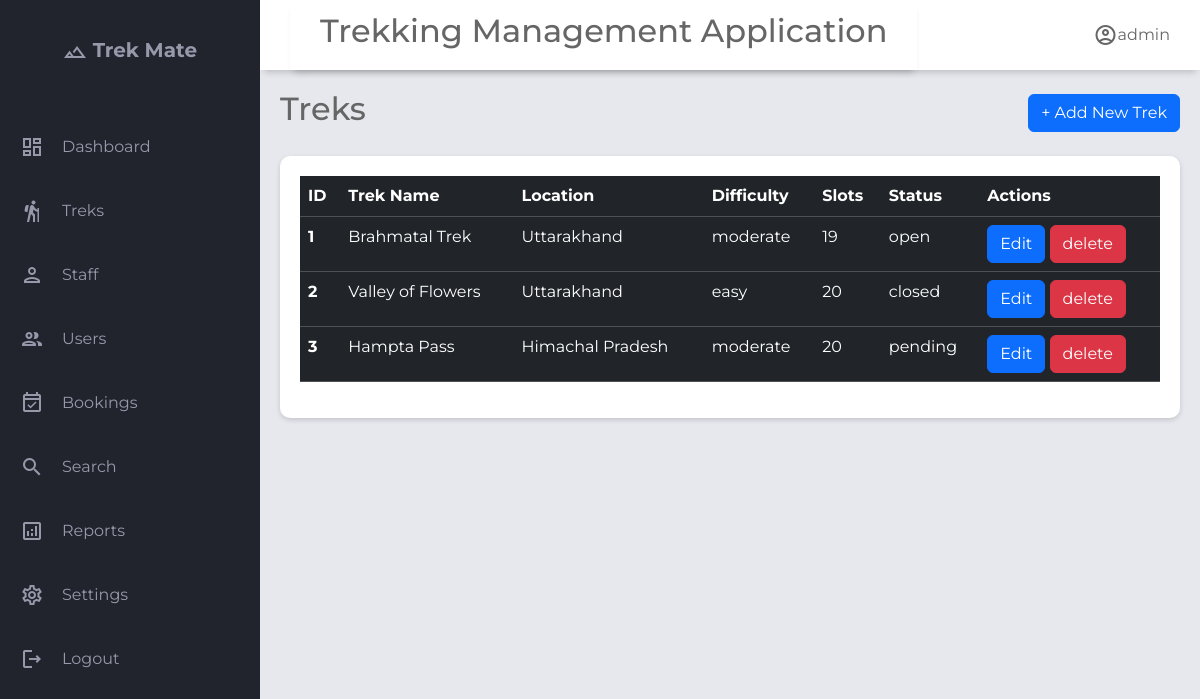
Before: /admin/treks with the older database file.
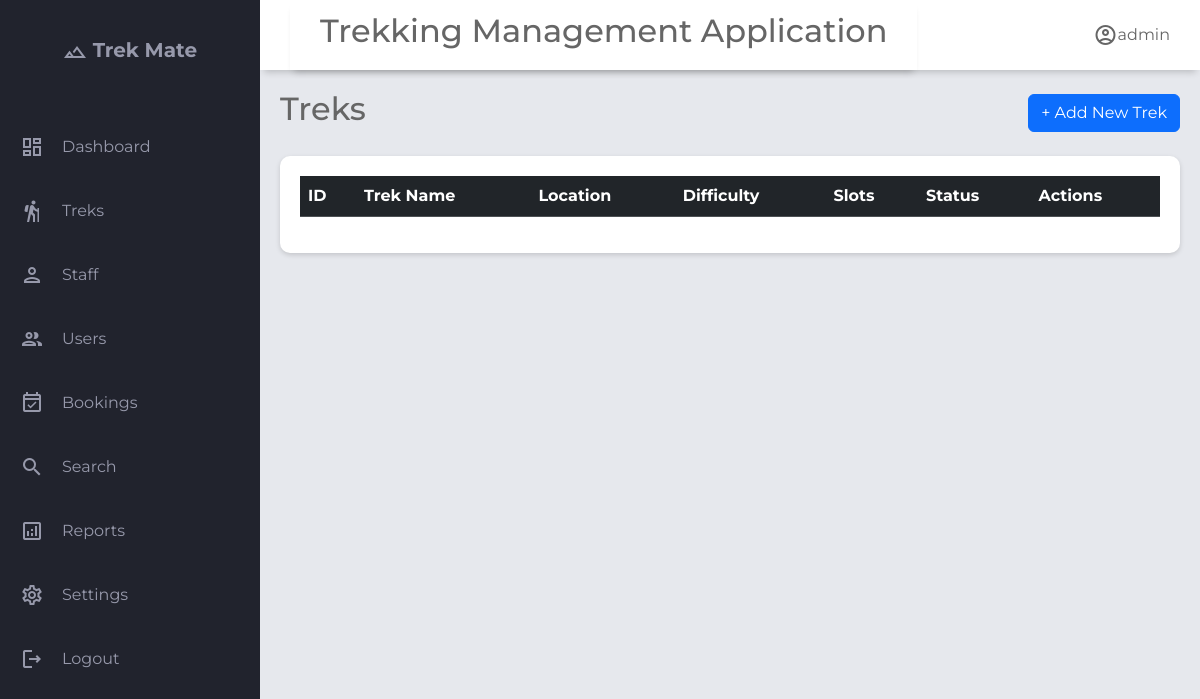
After: the same page with the newer database file.
### application/models.py (models this page shows)
class Trek(db.Model):
    __tablename__='trek'
    id              = db.Column(db.Integer, primary_key=True)
    name            = db.Column(db.String(), nullable=False)
    description     = db.Column(db.Text, nullable=True)
    location        = db.Column(db.String(), nullable=True)
    difficulty      = db.Column(db.String(), nullable=False, default='moderate')  # easy | moderate | hard
    duration_days   = db.Column(db.Integer, nullable=False)
    start_date      = db.Column(db.DateTime, nullable=True)
    end_date        = db.Column(db.DateTime, nullable=True)
    max_slots       = db.Column(db.Integer, nullable=False, default=20)
    available_slots = db.Column(db.Integer, nullable=False, default=20)
    price           = db.Column(db.Numeric, nullable=False, default=0.0)
    status          = db.Column(Enum('pending','approved','open','closed','completed','cancelled',name='trek_status'),nullable=False, default='pending')  # pending | approved | open | closed | completed | cancelled
    created_at      = db.Column(db.DateTime, default=db.func.now())
    updated_at      = db.Column(db.DateTime, onupdate=db.func.now())
    assigned_staffs=db.relationship('Staff_profile',secondary='trek_staff_assignment',lazy=True,back_populates='assigned_treks')#many to many relationship
    bookings=db.relationship('Booking',back_populates='trek',lazy=True)#one to many relationship as one trek can have multiple bookings but not other side, as one booking can belong to a single trek

### application/controller.py (the view)
@app.route("/admin/treks")
def manage_treks():
    treks=Trek.query.all()
    user=User.query.filter_by(role="admin").first()
    return render_template("admin_treks.html",treks=treks,user=user)

### templates/admin_treks.html (shortened to what this page needs)
{% extends "base.html" %}
{% block header_title %}
Treks
{% endblock %}
{% block header_button %}
<a class="btn btn-primary" href="/admin/add_treks" role="button"> + Add New Trek</a>
{% endblock %}
{% block content %}
<section class="table-section">
    <div class="table-content">
        <table class="table table-dark table-hover">
            <thead>
                <tr>
                    <th scope="col">ID</th>
                    <th scope="col">Trek Name</th>
                    <th scope="col">Location</th>
                    <th scope="col">Difficulty</th>
                    <th scope="col">Slots</th>
                    <th scope="col">Status</th>
                    <th scope="col">Actions</th>
                </tr>
            </thead>
            <tbody class="table-hover">
                {% for trek in treks %}
                <tr>
                    <th scope="row">{{trek.id}}</th>
                    <td>{{trek.name}}</td>
                    <td>{{trek.location}}</td>
                    <td>{{trek.difficulty}}</td>
                    <td>{{trek.available_slots}}</td>
                    <td>{{trek.status}}</td>
                    <td>
                        <a href="/update/{{trek.id}}/trek" class="btn btn-primary">Edit</a>
                        <a href="/delete/{{trek.id}}/trek" class="btn btn-danger">delete</a>
                    </td>
                </tr>
                {% endfor %}
            </tbody>
        </table>
    </div>
</section>
{% endblock %}

Changed rows visible on the page:
removed Trek: id "1", name "Brahmatal Trek", location "Uttarakhand", difficulty "moderate", available_slots "19", status "open"
removed Trek: id "2", name "Valley of Flowers", location "Uttarakhand", difficulty "easy", available_slots "20", status "closed"
removed Trek: id "3", name "Hampta Pass", location "Himachal Pradesh", difficulty "moderate", available_slots "20", status "pending"
